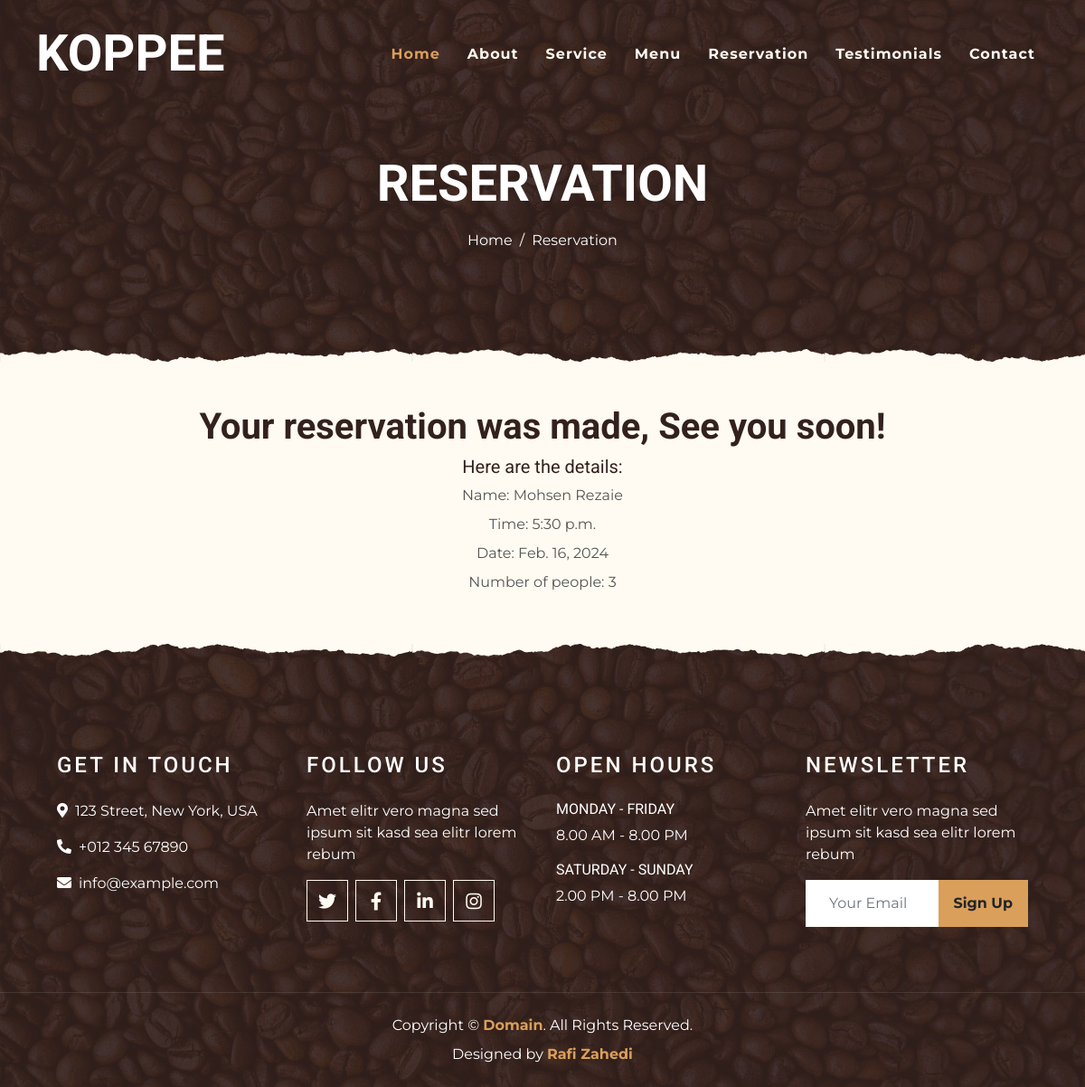
Screenshot of /success_page/8/ with the database file from the repository.
### base/models.py (models this page shows, shortened)
class Reservation(models.Model):
    name = models.CharField(max_length=100)
    email = models.EmailField()
    date = models.DateField()
    time = models.TimeField()
    number_of_people = models.PositiveSmallIntegerField()
    class Meta:
        ordering = ['date']

### base/views.py (the view)
# urls.py: path('success_page/<str:pk>/', views.success_page, name='success-page'),
def success_page(request, pk):
    reserves = Reservation.objects.get(id=pk)
    context = {'reserves': reserves}
    return render(request, 'success_page.html', context)

### templates/success_page.html
{% extends 'main.html' %}
{% block content %}
    <div class="container-fluid page-header mb-5 position-relative overlay-bottom">
        <div class="d-flex flex-column align-items-center justify-content-center pt-0 pt-lg-5"
             style="min-height: 400px">
            <h1 class="display-4 mb-3 mt-0 mt-lg-5 text-white text-uppercase">Reservation</h1>
            <div class="d-inline-flex mb-lg-5">
                <p class="m-0 text-white"><a class="text-white" href="">Home</a></p>
                <p class="m-0 text-white px-2">/</p>
                <p class="m-0 text-white">Reservation</p>
            </div>
        </div>
    </div>
    <div class=" d-flex justify-content-center">
        <div>
            <h1> Your reservation was made, See you soon!</h1>
            <div class=" text-center">
                <h5>Here are the details: </h5>
                <label>Name: </label>
                {{ reserves.name }}
                <br>
                <label>Time: </label> {{ reserves.time }}
                <br>
                <label>Date: </label> {{ reserves.date }}
                <br>
                <label>Number of people: </label> {{ reserves.number_of_people }}
            </div>
        </div>
    </div>
{% endblock %}

### rows the page displays
Reservation: name "Mohsen Rezaie", time "5:30 p.m.", date "Feb. 16, 2024", number_of_people "3"
